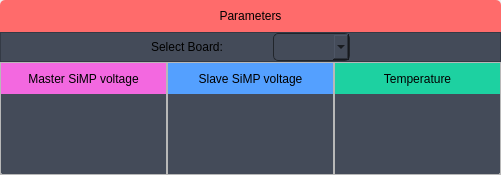
                              <widget class="QFrame" name="Parameters_frame">
                               <property name="styleSheet">
                                <string notr="true">QComboBox{
	border-radius: 5px;
	border: 1px solid rgb(33, 37, 43);
	padding: 5px;
	padding-left: 10px;
	background-color: #444b59;
}
QComboBox:hover{
	border: 2px solid #ee5253;
}
QComboBox::drop-down {
	subcontrol-origin: padding;
	subcontrol-position: top right;
	width: 25px; 
	border-left-width: 3px;
	
	border-left-color: #ee5253;
	border-left-style: solid;
	border-top-right-radius: 3px;
	border-bottom-right-radius: 3px;	
	background-image: url(:/icons/icons/cil-chevron-double-down.png);
	background-position: center;
	background-repeat: no-reperat;
 }
QComboBox QAbstractItemView {
	color: #ee5253;
	background-color: #2f3542;
	padding: 10px;
}
#Parameters_body_frame{
background-color: rgb(68, 75, 89);
border-bottom-left-radius:5px;
border-bottom-right-radius:5px;
}
</string>
                               </property>
                               <property name="frameShape">
                                <enum>QFrame::NoFrame</enum>
                               </property>
                               <property name="frameShadow">
                                <enum>QFrame::Raised</enum>
                               </property>
                               <layout class="QVBoxLayout" name="verticalLayout_29">
                                <property name="spacing">
                                 <number>0</number>
                                </property>
                                <property name="leftMargin">
                                 <number>0</number>
                                </property>
                                <property name="topMargin">
                                 <number>0</number>
                                </property>
                                <property name="rightMargin">
                                 <number>0</number>
                                </property>
                                <property name="bottomMargin">
                                 <number>0</number>
                                </property>
                                <item>
                                 <widget class="QFrame" name="Parameters_label_frame">
                                  <property name="maximumSize">
                                   <size>
                                    <width>16777215</width>
                                    <height>50</height>
                                   </size>
                                  </property>
                                  <property name="styleSheet">
                                   <string notr="true">background-color: #ff6b6b;
border-top-left-radius:5px;
border-top-right-radius:5px;
</string>
                                  </property>
                                  <property name="frameShape">
                                   <enum>QFrame::NoFrame</enum>
                                  </property>
                                  <property name="frameShadow">
                                   <enum>QFrame::Raised</enum>
                                  </property>
                                  <layout class="QVBoxLayout" name="verticalLayout_28">
                                   <item>
                                    <widget class="QLabel" name="Parameters_label">
                                     <property name="maximumSize">
                                      <size>
                                       <width>16777215</width>
                                       <height>50</height>
                                      </size>
                                     </property>
                                     <property name="styleSheet">
                                      <string notr="true"/>
                                     </property>
                                     <property name="text">
                                      <string>Parameters</string>
                                     </property>
                                     <property name="alignment">
                                      <set>Qt::AlignCenter</set>
                                     </property>
                                    </widget>
                                   </item>
                                  </layout>
                                 </widget>
                                </item>
                                <item>
                                 <widget class="QFrame" name="Parameters_body_frame">
                                  <property name="frameShape">
                                   <enum>QFrame::NoFrame</enum>
                                  </property>
                                  <property name="frameShadow">
                                   <enum>QFrame::Raised</enum>
                                  </property>
                                  <layout class="QVBoxLayout" name="verticalLayout_34">
                                   <property name="spacing">
                                    <number>0</number>
                                   </property>
                                   <property name="leftMargin">
                                    <number>0</number>
                                   </property>
                                   <property name="topMargin">
                                    <number>0</number>
                                   </property>
                                   <property name="rightMargin">
                                    <number>0</number>
                                   </property>
                                   <property name="bottomMargin">
                                    <number>0</number>
                                   </property>
                                   <item>
                                    <widget class="QFrame" name="Parameters_dashinfo">
                                     <property name="maximumSize">
                                      <size>
                                       <width>16777215</width>
                                       <height>60</height>
                                      </size>
                                     </property>
                                     <property name="styleSheet">
                                      <string notr="true">background-color: rgb(68, 75, 89);</string>
                                     </property>
                                     <property name="frameShape">
                                      <enum>QFrame::StyledPanel</enum>
                                     </property>
                                     <property name="frameShadow">
                                      <enum>QFrame::Raised</enum>
                                     </property>
                                     <layout class="QHBoxLayout" name="horizontalLayout_15">
                                      <property name="spacing">
                                       <number>50</number>
                                      </property>
                                      <property name="leftMargin">
                                       <number>150</number>
                                      </property>
                                      <property name="topMargin">
                                       <number>0</number>
                                      </property>
                                      <property name="rightMargin">
                                       <number>150</number>
                                      </property>
                                      <property name="bottomMargin">
                                       <number>0</number>
                                      </property>
                                      <item>
                                       <widget class="QLabel" name="label_23">
                                        <property name="text">
                                         <string>Select Board:</string>
                                        </property>
                                       </widget>
                                      </item>
                                      <item>
                                       <widget class="QComboBox" name="parameters_board_combo">
                                        <property name="styleSheet">
                                         <string notr="true"/>
                                        </property>
                                       </widget>
                                      </item>
                                     </layout>
                                    </widget>
                                   </item>
                                   <item>
                                    <widget class="QFrame" name="Parameter_preview_frame">
                                     <property name="styleSheet">
                                      <string notr="true">#Settings_preview_frame{
background-color: rgb(68, 75, 89);
border-bottom-left-radius:5px;
border-bottom-right-radius:5px;
}</string>
                                     </property>
                                     <property name="frameShape">
                                      <enum>QFrame::NoFrame</enum>
                                     </property>
                                     <property name="frameShadow">
                                      <enum>QFrame::Raised</enum>
                                     </property>
                                     <layout class="QHBoxLayout" name="horizontalLayout_11">
                                      <property name="spacing">
                                       <number>0</number>
                                      </property>
                                      <property name="leftMargin">
                                       <number>0</number>
                                      </property>
                                      <property name="topMargin">
                                       <number>0</number>
                                      </property>
                                      <property name="rightMargin">
                                       <number>0</number>
                                      </property>
                                      <property name="bottomMargin">
                                       <number>0</number>
                                      </property>
                                      <item>
                                       <widget class="QFrame" name="Master_frame">
                                        <property name="frameShape">
                                         <enum>QFrame::StyledPanel</enum>
                                        </property>
                                        <property name="frameShadow">
                                         <enum>QFrame::Raised</enum>
                                        </property>
                                        <layout class="QVBoxLayout" name="verticalLayout_33">
                                         <property name="spacing">
                                          <number>0</number>
                                         </property>
                                         <property name="leftMargin">
                                          <number>0</number>
                                         </property>
                                         <property name="topMargin">
                                          <number>0</number>
                                         </property>
                                         <property name="rightMargin">
                                          <number>0</number>
                                         </property>
                                         <property name="bottomMargin">
                                          <number>0</number>
                                         </property>
                                         <item>
                                          <widget class="QLabel" name="label_27">
                                           <property name="minimumSize">
                                            <size>
                                             <width>0</width>
                                             <height>31</height>
                                            </size>
                                           </property>
                                           <property name="maximumSize">
                                            <size>
                                             <width>16777215</width>
                                             <height>31</height>
                                            </size>
                                           </property>
                                           <property name="styleSheet">
                                            <string notr="true">background-color: #f368e0;</string>
                                           </property>
                                           <property name="text">
                                            <string>Master SiMP voltage</string>
                                           </property>
                                           <property name="alignment">
                                            <set>Qt::AlignCenter</set>
                                           </property>
                                          </widget>
                                         </item>
                                         <item>
                                          <widget class="QFrame" name="master_circ_frame">
                                           <property name="frameShape">
                                            <enum>QFrame::NoFrame</enum>
                                           </property>
                                           <property name="frameShadow">
                                            <enum>QFrame::Raised</enum>
                                           </property>
                                           <layout class="QVBoxLayout" name="master_layout">
                                            <property name="spacing">
                                             <number>0</number>
                                            </property>
                                            <property name="leftMargin">
                                             <number>40</number>
                                            </property>
                                            <property name="topMargin">
                                             <number>40</number>
                                            </property>
                                            <property name="rightMargin">
                                             <number>40</number>
                                            </property>
                                            <property name="bottomMargin">
                                             <number>40</number>
                                            </property>
                                           </layout>
                                          </widget>
                                         </item>
                                        </layout>
                                       </widget>
                                      </item>
                                      <item>
                                       <widget class="QFrame" name="Slave_frame">
                                        <property name="frameShape">
                                         <enum>QFrame::StyledPanel</enum>
                                        </property>
                                        <property name="frameShadow">
                                         <enum>QFrame::Raised</enum>
                                        </property>
                                        <layout class="QVBoxLayout" name="verticalLayout_30">
                                         <property name="spacing">
                                          <number>0</number>
                                         </property>
                                         <property name="leftMargin">
                                          <number>0</number>
                                         </property>
                                         <property name="topMargin">
                                          <number>0</number>
                                         </property>
                                         <property name="rightMargin">
                                          <number>0</number>
                                         </property>
                                         <property name="bottomMargin">
                                          <number>0</number>
                                         </property>
                                         <item>
                                          <widget class="QLabel" name="label_24">
                                           <property name="minimumSize">
                                            <size>
                                             <width>0</width>
                                             <height>31</height>
                                            </size>
                                           </property>
                                           <property name="maximumSize">
                                            <size>
                                             <width>16777215</width>
                                             <height>31</height>
                                            </size>
                                           </property>
                                           <property name="styleSheet">
                                            <string notr="true">background-color: #54a0ff;</string>
                                           </property>
                                           <property name="text">
                                            <string>Slave SiMP voltage</string>
                                           </property>
                                           <property name="alignment">
                                            <set>Qt::AlignCenter</set>
                                           </property>
                                          </widget>
                                         </item>
                                         <item>
                                          <widget class="QFrame" name="Slave_circ_frame">
                                           <property name="frameShape">
                                            <enum>QFrame::NoFrame</enum>
                                           </property>
                                           <property name="frameShadow">
                                            <enum>QFrame::Raised</enum>
                                           </property>
                                           <layout class="QVBoxLayout" name="slave_layout">
                                            <property name="spacing">
                                             <number>0</number>
                                            </property>
                                            <property name="leftMargin">
                                             <number>40</number>
                                            </property>
                                            <property name="topMargin">
                                             <number>40</number>
                                            </property>
                                            <property name="rightMargin">
                                             <number>40</number>
                                            </property>
                                            <property name="bottomMargin">
                                             <number>40</number>
                                            </property>
                                           </layout>
                                          </widget>
                                         </item>
                                        </layout>
                                       </widget>
                                      </item>
                                      <item>
                                       <widget class="QFrame" name="Temperature_frame">
                                        <property name="frameShape">
                                         <enum>QFrame::StyledPanel</enum>
                                        </property>
                                        <property name="frameShadow">
                                         <enum>QFrame::Raised</enum>
                                        </property>
                                        <layout class="QVBoxLayout" name="verticalLayout_31">
                                         <property name="spacing">
                                          <number>0</number>
                                         </property>
                                         <property name="leftMargin">
                                          <number>0</number>
                                         </property>
                                         <property name="topMargin">
                                          <number>0</number>
                                         </property>
                                         <property name="rightMargin">
                                          <number>0</number>
                                         </property>
                                         <property name="bottomMargin">
                                          <number>0</number>
                                         </property>
                                         <item>
                                          <widget class="QLabel" name="label_25">
                                           <property name="minimumSize">
                                            <size>
                                             <width>0</width>
                                             <height>31</height>
                                            </size>
                                           </property>
                                           <property name="maximumSize">
                                            <size>
                                             <width>16777215</width>
                                             <height>31</height>
                                            </size>
                                           </property>
                                           <property name="styleSheet">
                                            <string notr="true">background-color: #1dd1a1;</string>
                                           </property>
                                           <property name="text">
                                            <string>Temperature</string>
                                           </property>
                                           <property name="alignment">
                                            <set>Qt::AlignCenter</set>
                                           </property>
                                          </widget>
                                         </item>
                                         <item>
                                          <widget class="QFrame" name="Temperature_circ_frame">
                                           <property name="frameShape">
                                            <enum>QFrame::NoFrame</enum>
                                           </property>
                                           <property name="frameShadow">
                                            <enum>QFrame::Raised</enum>
                                           </property>
                                           <layout class="QVBoxLayout" name="temperature_layout">
                                            <property name="spacing">
                                             <number>0</number>
                                            </property>
                                            <property name="leftMargin">
                                             <number>40</number>
                                            </property>
                                            <property name="topMargin">
                                             <number>40</number>
                                            </property>
                                            <property name="rightMargin">
                                             <number>40</number>
                                            </property>
                                            <property name="bottomMargin">
                                             <number>40</number>
                                            </property>
                                           </layout>
                                          </widget>
                                         </item>
                                        </layout>
                                       </widget>
                                      </item>
                                     </layout>
                                    </widget>
                                   </item>
                                  </layout>
                                 </widget>
                                </item>
                               </layout>
                              </widget>
